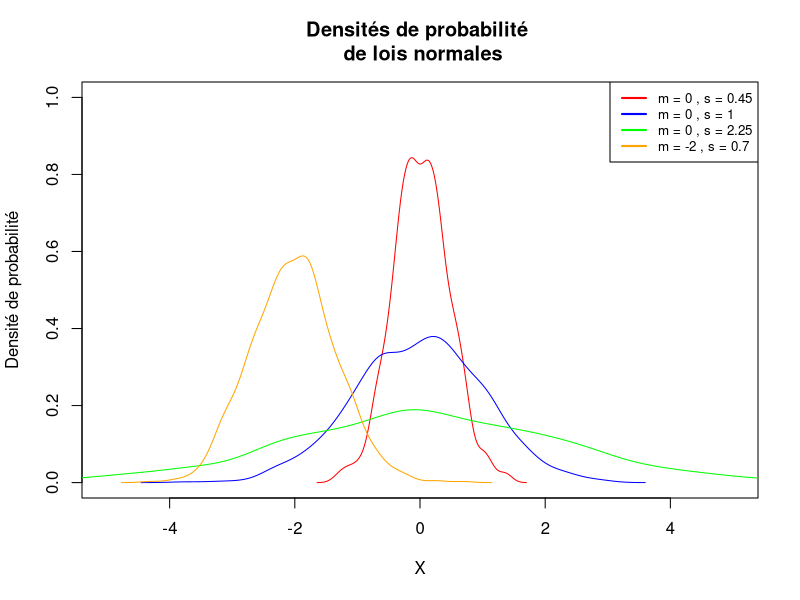
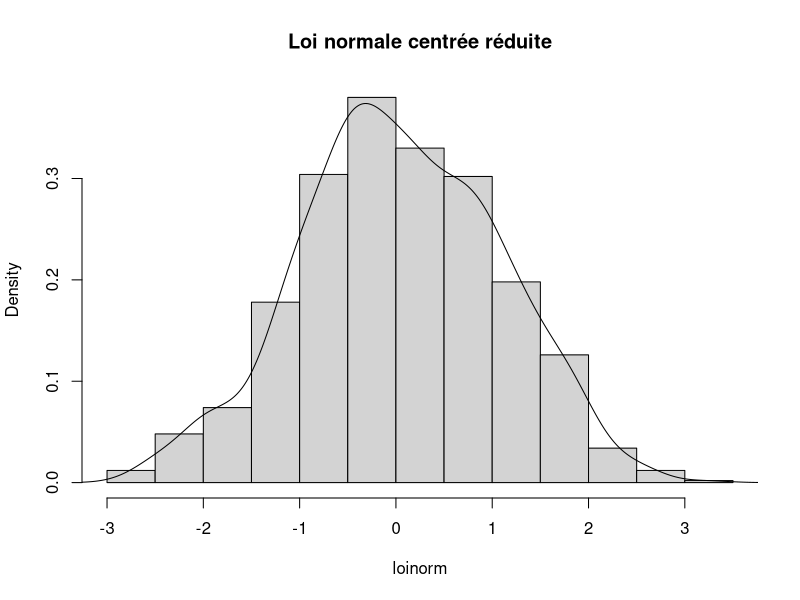

The R script that drew these images, in order:
par(mfrow = c(1,1))
plot(NA, xlim=c(-5, 5), ylim=c(0, 1), xlab="X", 
     ylab="Densité de probabilité", 
     main="Densités de probabilité \n de lois normales")

moyennes <- c(0, 0, 0, -2)
sigmas <- c(0.45, 1, 2.25, 0.7)
colors <- c("red", "blue", "green", "orange")
legend_labels <- c()
for (i in 1:length(moyennes)) {
  serie = rnorm(n = 1000, 
                mean = moyennes[i], 
                sd = sigmas[i])
  lines(density(serie), col = colors[i])
  legend_labels <- c(legend_labels, paste("m =", moyennes[i], ",", "s =", sigmas[i]))
}

# Ajouter une légende
legend("topright", legend=legend_labels, col=colors, lwd=2, cex=0.8)

loinorm = rnorm(1000, mean = 0, sd=1)

hist(loinorm, main = "Loi normale centrée réduite", probability = TRUE)
lines(density(loinorm))

median(loinorm)

quantile(loinorm)

quantile(loinorm, probs = seq(from = 0, to = 1, by = 0.01))
quantile(loinorm, probs = 0.95)

qnorm(p=0.95, mean = 0, sd = 1)
pnorm(q=1.644854,mean = 0, sd = 1)
qnorm(p = 0.975, mean = 0, sd = 1)
1 - pnorm(q = 1.96, mean = 0, sd = 1)

